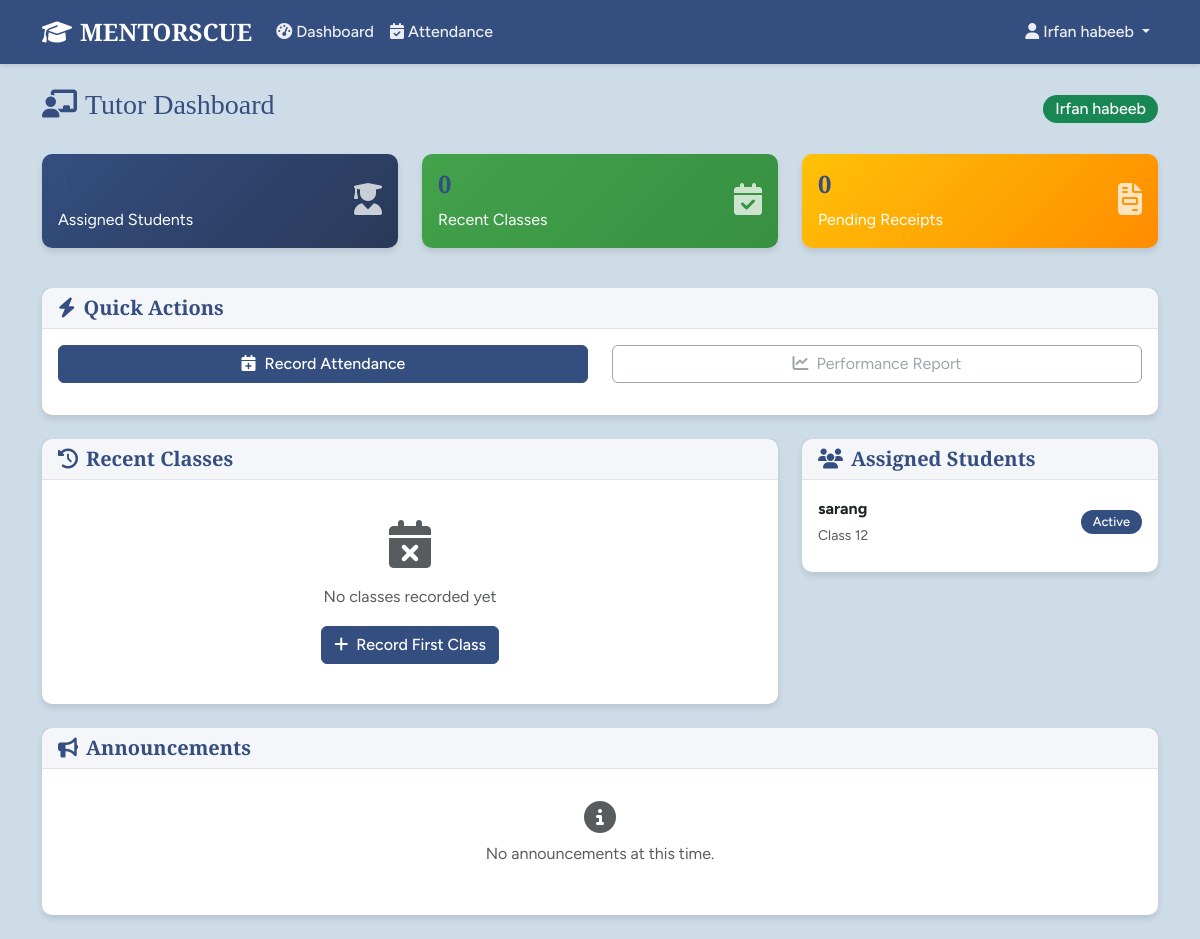
Page /tutor-dashboard (signed in) on the committed database.
### models.py (models this page shows, shortened)
class User(UserMixin, db.Model):
    id = db.Column(db.Integer, primary_key=True)
    username = db.Column(db.String(80), unique=True, nullable=False)
    password_hash = db.Column(db.String(256), nullable=False)
    email = db.Column(db.String(120), unique=True, nullable=True)
    full_name = db.Column(db.String(120), nullable=True)
    mobile = db.Column(db.String(20), nullable=True)
    created_at = db.Column(db.DateTime, default=datetime.utcnow)
    last_login = db.Column(db.DateTime)
    is_active = db.Column(db.Boolean, default=True)
    remember_me = db.Column(db.Boolean, default=False)
    roles = db.relationship('Role', secondary=user_roles, backref='users')
    def has_role(self, role_name):
        return any(role.name == role_name for role in self.roles)
    def has_permission(self, permission):
        return any(role.has_permission(permission) for role in self.roles)
    def is_tutor_user(self):
        return self.has_role('Tutor')

class Tutor(db.Model):
    id = db.Column(db.Integer, primary_key=True)
    user_id = db.Column(db.Integer, db.ForeignKey('user.id'), nullable=True)
    full_name = db.Column(db.String(120), nullable=False)
    date_of_birth = db.Column(db.Date, nullable=True)
    mobile = db.Column(db.String(20), nullable=False, unique=True)
    upi_id = db.Column(db.String(100), nullable=True)
    username = db.Column(db.String(80), nullable=False, unique=True)
    password = db.Column(db.String(20), nullable=False)  # Plain text for display
    billing_start_date = db.Column(db.Date, default=datetime.utcnow().date)
    status = db.Column(db.String(20), default='Active')  # Active, Inactive
    created_at = db.Column(db.DateTime, default=datetime.utcnow)
    attendance_records = db.relationship('Attendance', backref='tutor', lazy='dynamic')
    receipts = db.relationship('TutorReceipt', backref='tutor', lazy='dynamic')
    user = db.relationship('User', backref='tutor_profile', uselist=False)

class Student(db.Model):
    id = db.Column(db.Integer, primary_key=True)
    full_name = db.Column(db.String(120), nullable=False)
    parent_name = db.Column(db.String(120), nullable=False)
    parent_whatsapp = db.Column(db.String(20), nullable=False)
    class_level = db.Column(db.String(20), nullable=False)
    subjects = db.Column(db.Text, nullable=False)  # Comma-separated subjects
    per_class_fee = db.Column(db.Float, nullable=False, default=0.0)
    billing_start_date = db.Column(db.Date, default=datetime.utcnow().date)
    status = db.Column(db.String(20), default='Active')  # Active, Inactive, Graduated
    created_at = db.Column(db.DateTime, default=datetime.utcnow)
    tutors = db.relationship('Tutor', secondary=student_tutors, backref='students')
    attendance_records = db.relationship('Attendance', backref='student', lazy='dynamic')
    invoices = db.relationship('StudentInvoice', backref='student', lazy='dynamic')

### routes.py (the view)
@app.route('/tutor-dashboard')
@login_required
def tutor_dashboard():
    if not current_user.is_tutor_user():
        return redirect(url_for('dashboard'))
    tutor = Tutor.query.filter_by(mobile=current_user.mobile).first()
    if not tutor:
        flash('Tutor profile not found', 'error')
        return redirect(url_for('dashboard'))
    recent_attendance = Attendance.query.filter_by(tutor_id=tutor.id)\
        .order_by(Attendance.created_at.desc()).limit(10).all()
    assigned_students = tutor.students
    return render_template('tutor_dashboard.html',
                         tutor=tutor,
                         recent_attendance=recent_attendance,
                         assigned_students=assigned_students)

### app.py (called while the page is built)
@login_manager.user_loader
def load_user(user_id):
    from models import User
    return User.query.get(int(user_id))

### models.py (called while the page is built)
    def has_permission(self, perm):
        return self.permissions & perm == perm

### routes.py (called while the page is built)
@app.context_processor
def inject_permissions():
    return dict(Permission=Permission, User=User, Role=Role, Student=Student, Tutor=Tutor,
                Attendance=Attendance, StudentInvoice=StudentInvoice,
                TutorReceipt=TutorReceipt, Announcement=Announcement, Settings=Settings,
                datetime=datetime, db=db, timedelta=timedelta)

### templates/tutor_dashboard.html (shortened to what this page needs)
{% extends "base.html" %}
{% block content %}
<div class="container">
    <div class="row">
        <div class="col-12">
            <div class="d-flex justify-content-between align-items-center mb-4">
                <h1 class="h3 text-primary">
                    <i class="fas fa-chalkboard-teacher me-2"></i>Tutor Dashboard
                </h1>
                <span class="badge bg-success fs-6">{{ tutor.full_name }}</span>
            </div>
        </div>
    </div>
    <div class="row mb-4">
        <div class="col-md-4 mb-3">
            <div class="card bg-gradient-primary text-white h-100">
                <div class="card-body">
                    <div class="d-flex justify-content-between">
                        <div>
                            <h4 class="fw-bold">{{ assigned_students|length }}</h4>
                            <p class="mb-0">Assigned Students</p>
                        </div>
                        <div class="align-self-center">
                            <i class="fas fa-user-graduate fa-2x opacity-75"></i>
                        </div>
                    </div>
                </div>
            </div>
        </div>
        <div class="col-md-4 mb-3">
            <div class="card bg-gradient-success text-white h-100">
                <div class="card-body">
                    <div class="d-flex justify-content-between">
                        <div>
                            <h4 class="fw-bold">{{ recent_attendance|length }}</h4>
                            <p class="mb-0">Recent Classes</p>
                        </div>
                        <div class="align-self-center">
                            <i class="fas fa-calendar-check fa-2x opacity-75"></i>
                        </div>
                    </div>
                </div>
            </div>
        </div>
        <div class="col-md-4 mb-3">
            <div class="card bg-gradient-warning text-white h-100">
                <div class="card-body">
                    <div class="d-flex justify-content-between">
                        <div>
                            <h4 class="fw-bold">{{ tutor.receipts.filter_by(status='Due').count() }}</h4>
                            <p class="mb-0">Pending Receipts</p>
                        </div>
                        <div class="align-self-center">
                            <i class="fas fa-file-invoice fa-2x opacity-75"></i>
                        </div>
                    </div>
                </div>
            </div>
        </div>
    </div>
    <div class="row mb-4">
        <div class="col-12">
            <div class="card">
                <div class="card-header">
                    <h5 class="card-title mb-0">
                        <i class="fas fa-bolt me-2"></i>Quick Actions
                    </h5>
                </div>
                <div class="card-body">
                    <div class="row">
                        <div class="col-md-6 mb-3">
                            <a href="{{ url_for('attendance') }}" class="btn btn-primary w-100">
                                <i class="fas fa-calendar-plus me-2"></i>Record Attendance
                            </a>
                        </div>
                        <div class="col-md-6 mb-3">
                            <button class="btn btn-outline-secondary w-100" disabled>
                                <i class="fas fa-chart-line me-2"></i>Performance Report
                            </button>
                        </div>
                    </div>
                </div>
            </div>
        </div>
    </div>
    <div class="row">
        <div class="col-md-8">
            <div class="card">
                <div class="card-header">
                    <h5 class="card-title mb-0">
                        <i class="fas fa-history me-2"></i>Recent Classes
                    </h5>
                </div>
                <div class="card-body">
                    {% if recent_attendance %}
                    <div class="table-responsive">
                        <table class="table table-hover">
                            <thead>
                                <tr>
                                    <th>Date</th>
                                    <th>Student</th>
                                    <th>Subject</th>
                                    <th>Duration</th>
                                    <th>Rating</th>
                                </tr>
                            </thead>
                            <tbody>
                                {% for record in recent_attendance %}
                                <tr>
                                    <td>{{ record.date_recorded.strftime('%d/%m/%Y') }}</td>
                                    <td>{{ record.student.full_name }}</td>
                                    <td>{{ record.subject }}</td>
                                    <td>{{ record.duration_minutes }} mins</td>
                                    <td>
                                        {% for i in range(1, 11) %}
                                            {% if i <= record.rating %}
                                                <i class="fas fa-star text-warning"></i>
                                            {% else %}
                                                <i class="far fa-star text-muted"></i>
                                            {% endif %}
                                        {% endfor %}
                                    </td>
                                </tr>
                                {% endfor %}
                            </tbody>
                        </table>
                    </div>
                    {% else %}
                    <div class="text-center py-4">
                        <i class="fas fa-calendar-times fa-3x text-muted mb-3"></i>
                        <p class="text-muted">No classes recorded yet</p>
                        <a href="{{ url_for('attendance') }}" class="btn btn-primary">
                            <i class="fas fa-plus me-2"></i>Record First Class
                        </a>
                    </div>
                    {% endif %}
                </div>
            </div>
        </div>
        <div class="col-md-4">
            <div class="card">
                <div class="card-header">
                    <h5 class="card-title mb-0">
                        <i class="fas fa-users me-2"></i>Assigned Students
                    </h5>
                </div>
                <div class="card-body">
                    {% if assigned_students %}
                    {% for student in assigned_students %}
                    <div class="d-flex justify-content-between align-items-center mb-2">
                        <div>
                            <strong>{{ student.full_name }}</strong><br>
                            <small class="text-muted">Class {{ student.class_level }}</small>
                        </div>
                        <span class="badge bg-primary">Active</span>
                    </div>
                    {% endfor %}
                    {% else %}
                    <div class="text-center py-4">
                        <i class="fas fa-user-times fa-3x text-muted mb-3"></i>
                        <p class="text-muted">No students assigned yet</p>
                    </div>
                    {% endif %}
                </div>
            </div>
        </div>
    </div>
    <div class="row mt-4">
        <div class="col-12">
            <div class="card">
                <div class="card-header">
                    <h5 class="card-title mb-0">
                        <i class="fas fa-bullhorn me-2"></i>Announcements
                    </h5>
                </div>
                <div class="card-body" id="announcements-container">
                </div>
            </div>
        </div>
    </div>
</div>
{% endblock %}

### templates/base.html (shortened to what this page needs)
<!DOCTYPE html>
<html lang="en">
<head>
    <link href="https://cdn.jsdelivr.net/npm/bootstrap@5.3.0/dist/css/bootstrap.min.css" rel="stylesheet">
    <link href="https://cdnjs.cloudflare.com/ajax/libs/font-awesome/6.4.0/css/all.min.css" rel="stylesheet">
    <link href="{{ url_for('static', filename='css/style.css') }}" rel="stylesheet">
</head>
<body>
    {% if current_user.is_authenticated %}
    <nav class="navbar navbar-expand-lg navbar-dark bg-primary">
        <div class="container">
            <a class="navbar-brand fw-bold" href="{{ url_for('dashboard') }}">
                <i class="fas fa-graduation-cap me-2"></i>MENTORSCUE
            </a>
            <div class="collapse navbar-collapse" id="navbarNav">
                <ul class="navbar-nav me-auto">
                    {% if current_user.is_tutor_user() %}
                        <li class="nav-item">
                            <a class="nav-link" href="{{ url_for('tutor_dashboard') }}">
                                <i class="fas fa-tachometer-alt me-1"></i>Dashboard
                            </a>
                        </li>
                        <li class="nav-item">
                            <a class="nav-link" href="{{ url_for('attendance') }}">
                                <i class="fas fa-calendar-check me-1"></i>Attendance
                            </a>
                        </li>
                    {% endif %}
                </ul>
                <ul class="navbar-nav">
                    <li class="nav-item dropdown">
                        <a class="nav-link dropdown-toggle" href="#" data-bs-toggle="dropdown">
                            <i class="fas fa-user me-1"></i>{{ current_user.full_name or current_user.username }}
                        </a>
                    </li>
                </ul>
            </div>
        </div>
    </nav>
    {% endif %}
    <main class="py-4">
        {% block content %}{% endblock %}
    </main>
</body>
</html>

### static/css/style.css (style rules this page uses)
:root { --primary-color: #344e80; --secondary-color: #43a24c; --background-color: #cedce7; --text-color: #293958; --title-font: 'Cormorant Garamond', serif; --body-font: 'Figtree', sans-serif; }
body { font-family: var(--body-font); background-color: var(--background-color); color: var(--text-color); line-height: 1.6; }
h1, h2, h3, h4, h5, h6 { font-family: var(--title-font); font-weight: 600; color: var(--primary-color); }
.navbar { background-color: var(--primary-color) !important; box-shadow: 0 2px 4px rgba(0,0,0,0.1); }
.navbar-brand { font-family: var(--title-font); font-weight: 700; font-size: 1.5rem; }
.navbar-nav .nav-link { color: rgba(255,255,255,0.9) !important; font-weight: 500; transition: all 0.3s ease; }
.btn-primary { background-color: var(--primary-color); border-color: var(--primary-color); font-weight: 500; }
.card { border: none; border-radius: 10px; box-shadow: 0 4px 6px rgba(0,0,0,0.1); transition: all 0.3s ease; }
.card-header { background-color: rgba(52, 78, 128, 0.05); border-bottom: 1px solid rgba(52, 78, 128, 0.1); font-weight: 600; }
.card-title { color: var(--primary-color); font-family: var(--title-font); }
.badge { font-weight: 500; font-size: 0.8rem; padding: 6px 12px; border-radius: 20px; }
.bg-gradient-primary { background: linear-gradient(135deg, var(--primary-color), var(--text-color)); }
.bg-gradient-success { background: linear-gradient(135deg, var(--secondary-color), #369040); }
.bg-gradient-warning { background: linear-gradient(135deg, #ffc107, #ff8c00); }
.text-primary { color: var(--primary-color) !important; }
.bg-primary { background-color: var(--primary-color) !important; }

### rows in the picture
User: full_name "Irfan habeeb"
Tutor: full_name "Irfan habeeb"
Student: full_name "sarang", class_level "12"

### other values in the picture
{{ recent_attendance|length }} "0"
{{ tutor.receipts.filter_by(status='Due').count() }} "0"
